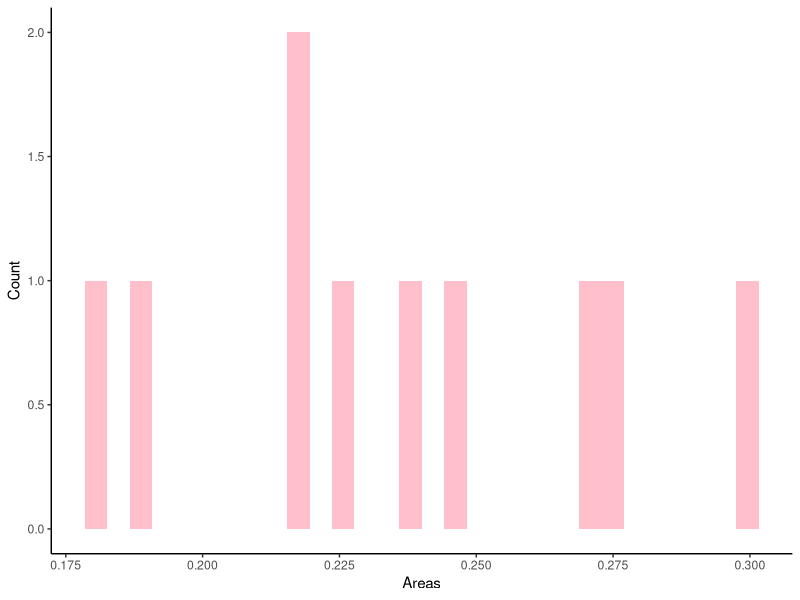
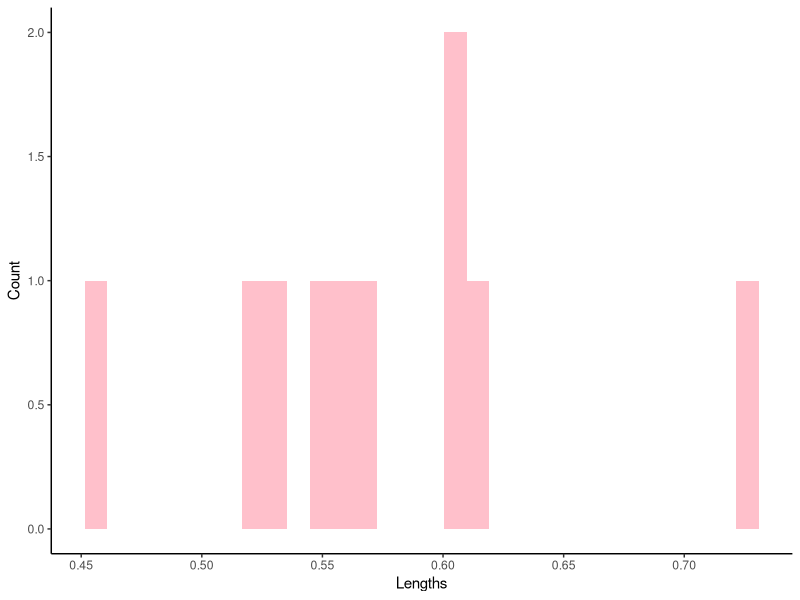
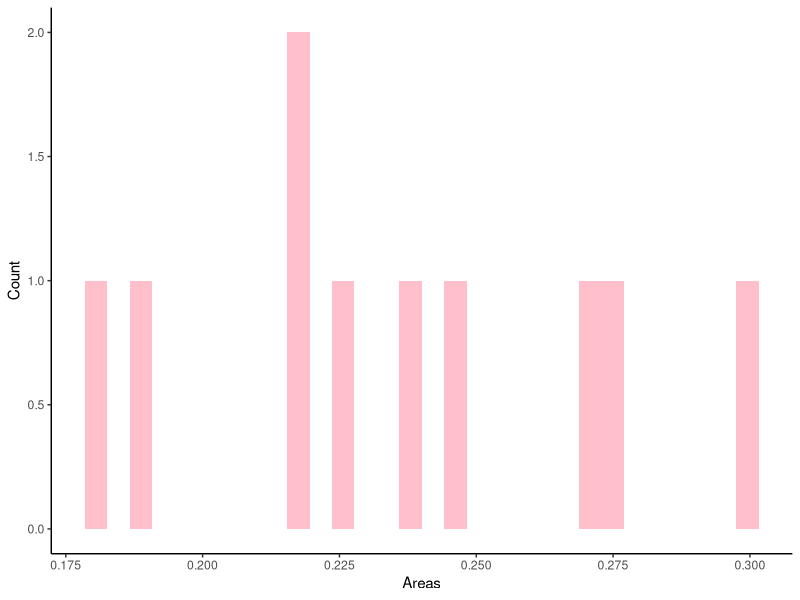
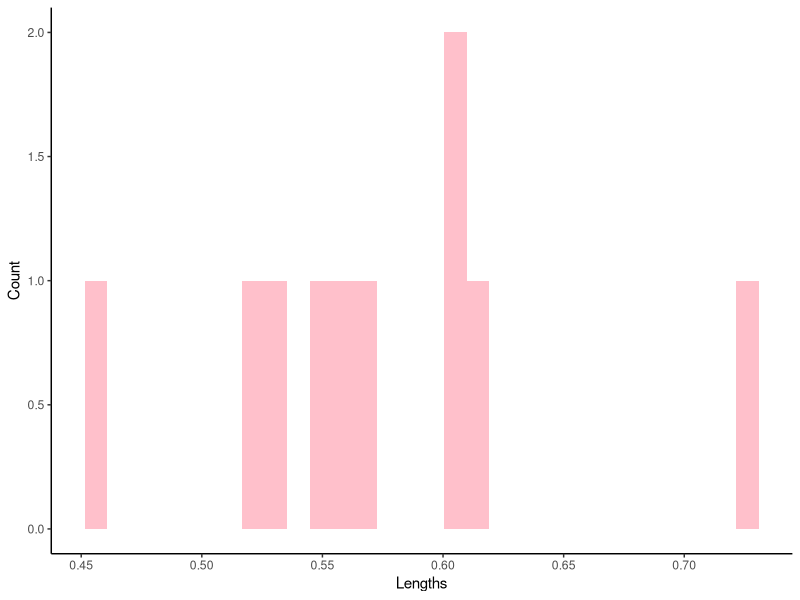

The R script that drew these images, in order:
library(ggplot2)
library(dplyr)

area <- read.csv("areas.csv")
head(area)
ggplot(data = area, aes(x=Area))+
  geom_histogram(fill="pink")+
  xlab("Areas")+
  ylab("Count")+
  theme_classic()
ggsave("36630_area_graph.jpeg")

length <- read.csv("lengths.csv")
head(length)
ggplot(data = length, aes(x=Length))+
  geom_histogram(fill="pink")+
  xlab("Lengths")+
  ylab("Count")+
  theme_classic()
ggsave("36630_length_graph.jpeg")

summary(area)
sdA <- area$Area
sd(sdA)

summary(length)
sdL <- length$Length
sd(sdL)

